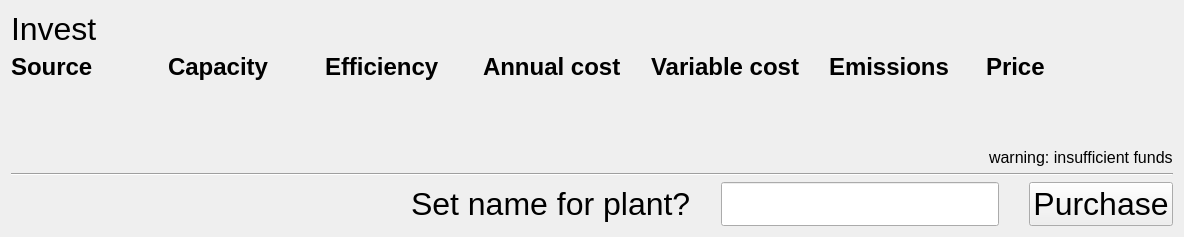
            <widget class="QWidget" name="page_invest">
             <layout class="QVBoxLayout" name="verticalLayout_20">
              <item>
               <widget class="QLabel" name="invest_window_title">
                <property name="font">
                 <font>
                  <pointsize>24</pointsize>
                 </font>
                </property>
                <property name="text">
                 <string>Invest</string>
                </property>
               </widget>
              </item>
              <item>
               <layout class="QGridLayout" name="invest_gridLayout">
                <property name="horizontalSpacing">
                 <number>30</number>
                </property>
                <property name="verticalSpacing">
                 <number>10</number>
                </property>
                <item row="0" column="2">
                 <widget class="QLabel" name="label_56">
                  <property name="font">
                   <font>
                    <pointsize>18</pointsize>
                    <weight>75</weight>
                    <bold>true</bold>
                   </font>
                  </property>
                  <property name="toolTip">
                   <string/>
                  </property>
                  <property name="text">
                   <string>Efficiency</string>
                  </property>
                 </widget>
                </item>
                <item row="0" column="7">
                 <widget class="QLabel" name="invest_label_spacerRadiobutton">
                  <property name="maximumSize">
                   <size>
                    <width>30</width>
                    <height>16777215</height>
                   </size>
                  </property>
                  <property name="text">
                   <string/>
                  </property>
                 </widget>
                </item>
                <item row="0" column="1">
                 <widget class="QLabel" name="label_54">
                  <property name="font">
                   <font>
                    <pointsize>18</pointsize>
                    <weight>75</weight>
                    <bold>true</bold>
                   </font>
                  </property>
                  <property name="toolTip">
                   <string>The capacity of the power plant</string>
                  </property>
                  <property name="text">
                   <string>Capacity</string>
                  </property>
                 </widget>
                </item>
                <item row="0" column="3">
                 <widget class="QLabel" name="label_57">
                  <property name="font">
                   <font>
                    <pointsize>18</pointsize>
                    <weight>75</weight>
                    <bold>true</bold>
                   </font>
                  </property>
                  <property name="toolTip">
                   <string>How much this power plant costs per year to own</string>
                  </property>
                  <property name="text">
                   <string>Annual cost</string>
                  </property>
                 </widget>
                </item>
                <item row="0" column="6">
                 <widget class="QLabel" name="label_3">
                  <property name="font">
                   <font>
                    <pointsize>18</pointsize>
                    <weight>75</weight>
                    <bold>true</bold>
                   </font>
                  </property>
                  <property name="toolTip">
                   <string>The cost of investing in this power plant</string>
                  </property>
                  <property name="text">
                   <string>Price</string>
                  </property>
                 </widget>
                </item>
                <item row="0" column="0">
                 <widget class="QLabel" name="label_59">
                  <property name="font">
                   <font>
                    <pointsize>18</pointsize>
                    <weight>75</weight>
                    <bold>true</bold>
                   </font>
                  </property>
                  <property name="toolTip">
                   <string>The power source of this power plant</string>
                  </property>
                  <property name="text">
                   <string>Source</string>
                  </property>
                  <property name="textInteractionFlags">
                   <set>Qt::LinksAccessibleByMouse</set>
                  </property>
                 </widget>
                </item>
                <item row="0" column="4">
                 <widget class="QLabel" name="label_58">
                  <property name="font">
                   <font>
                    <pointsize>18</pointsize>
                    <weight>75</weight>
                    <bold>true</bold>
                   </font>
                  </property>
                  <property name="toolTip">
                   <string>The cost to operate the powerplant based on production</string>
                  </property>
                  <property name="text">
                   <string>Variable cost</string>
                  </property>
                 </widget>
                </item>
                <item row="0" column="5">
                 <widget class="QLabel" name="label_60">
                  <property name="font">
                   <font>
                    <pointsize>18</pointsize>
                    <weight>75</weight>
                    <bold>true</bold>
                   </font>
                  </property>
                  <property name="toolTip">
                   <string>The emissions of this power plant based on life cycle assesment</string>
                  </property>
                  <property name="text">
                   <string>Emissions</string>
                  </property>
                 </widget>
                </item>
               </layout>
              </item>
              <item>
               <layout class="QVBoxLayout" name="invest_verticalLayout_emptyList"/>
              </item>
              <item>
               <spacer name="verticalSpacer_4">
                <property name="orientation">
                 <enum>Qt::Vertical</enum>
                </property>
                <property name="sizeHint" stdset="0">
                 <size>
                  <width>20</width>
                  <height>40</height>
                 </size>
                </property>
               </spacer>
              </item>
              <item>
               <spacer name="horizontalSpacer_5">
                <property name="orientation">
                 <enum>Qt::Horizontal</enum>
                </property>
                <property name="sizeHint" stdset="0">
                 <size>
                  <width>40</width>
                  <height>20</height>
                 </size>
                </property>
               </spacer>
              </item>
              <item>
               <layout class="QHBoxLayout" name="horizontalLayout_16">
                <property name="topMargin">
                 <number>0</number>
                </property>
                <item>
                 <spacer name="horizontalSpacer_11">
                  <property name="orientation">
                   <enum>Qt::Horizontal</enum>
                  </property>
                  <property name="sizeHint" stdset="0">
                   <size>
                    <width>40</width>
                    <height>20</height>
                   </size>
                  </property>
                 </spacer>
                </item>
                <item>
                 <widget class="QLabel" name="invest_label_warning">
                  <property name="font">
                   <font>
                    <pointsize>12</pointsize>
                   </font>
                  </property>
                  <property name="text">
                   <string>warning: insufficient funds</string>
                  </property>
                 </widget>
                </item>
               </layout>
              </item>
              <item>
               <widget class="Line" name="line_14">
                <property name="orientation">
                 <enum>Qt::Horizontal</enum>
                </property>
               </widget>
              </item>
              <item>
               <layout class="QGridLayout" name="gridLayout_5">
                <property name="horizontalSpacing">
                 <number>30</number>
                </property>
                <property name="verticalSpacing">
                 <number>10</number>
                </property>
                <item row="0" column="3">
                 <widget class="QPushButton" name="invest_button_purchase">
                  <property name="font">
                   <font>
                    <pointsize>24</pointsize>
                   </font>
                  </property>
                  <property name="styleSheet">
                   <string notr="true">qwidget.setStyleSheet(&quot;QPushButton:checked { background-color: rgb(255, 108, 108); }&quot;)</string>
                  </property>
                  <property name="text">
                   <string>Purchase</string>
                  </property>
                  <property name="checkable">
                   <bool>false</bool>
                  </property>
                  <property name="checked">
                   <bool>false</bool>
                  </property>
                 </widget>
                </item>
                <item row="0" column="1" alignment="Qt::AlignRight">
                 <widget class="QLabel" name="label_72">
                  <property name="minimumSize">
                   <size>
                    <width>0</width>
                    <height>0</height>
                   </size>
                  </property>
                  <property name="font">
                   <font>
                    <pointsize>24</pointsize>
                   </font>
                  </property>
                  <property name="text">
                   <string>Set name for plant?</string>
                  </property>
                 </widget>
                </item>
                <item row="0" column="0">
                 <spacer name="horizontalSpacer_4">
                  <property name="orientation">
                   <enum>Qt::Horizontal</enum>
                  </property>
                  <property name="sizeType">
                   <enum>QSizePolicy::Maximum</enum>
                  </property>
                  <property name="sizeHint" stdset="0">
                   <size>
                    <width>400</width>
                    <height>20</height>
                   </size>
                  </property>
                 </spacer>
                </item>
                <item row="0" column="2">
                 <widget class="QLineEdit" name="invest_lineEdit_setName">
                  <property name="maximumSize">
                   <size>
                    <width>300</width>
                    <height>16777215</height>
                   </size>
                  </property>
                  <property name="font">
                   <font>
                    <pointsize>24</pointsize>
                   </font>
                  </property>
                  <property name="maxLength">
                   <number>20</number>
                  </property>
                  <property name="readOnly">
                   <bool>false</bool>
                  </property>
                  <property name="placeholderText">
                   <string/>
                  </property>
                  <property name="clearButtonEnabled">
                   <bool>true</bool>
                  </property>
                 </widget>
                </item>
               </layout>
              </item>
             </layout>
            </widget>
